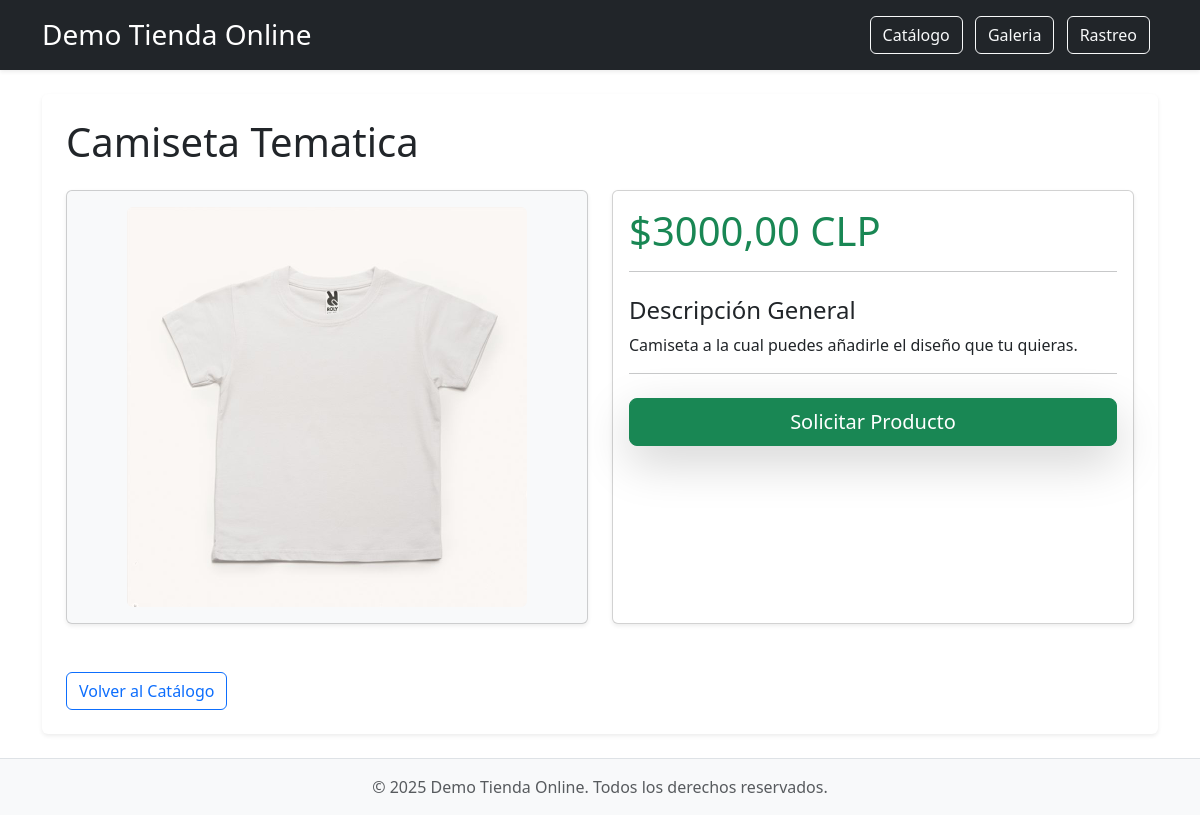
/producto/5/, run on the app's committed database.
### mainApp/models.py (models this page shows, shortened)
class Product(models.Model):
    nombre = models.CharField(max_length=100)
    description = models.TextField()
    category = models.ForeignKey('categoryProduct', on_delete=models.CASCADE)
    precio_base = models.DecimalField(max_digits=10, decimal_places=2)
    imagen1 = models.ImageField(upload_to='imagenes_productos/', blank=True, null=True)
    imagen2 = models.ImageField(upload_to='imagenes_productos/', blank=True, null=True)
    imagen3 = models.ImageField(upload_to='imagenes_productos/', blank=True, null=True)
    destacado = models.BooleanField(default=False)

### mainApp/views.py (the view)
# urls.py: path('producto/<int:pk>/', views.detalle_producto, name='detalle_producto'),
def detalle_producto(request, pk):
    producto = get_object_or_404(Product, pk=pk)
    context = {
        'producto': producto,
        'titulo': f'Detalle: {producto.nombre}',
    }
    return render(request, 'detalle_producto.html', context)

### templates/detalle_producto.html (shortened to what this page needs)
{% extends "base.html" %}
{% load static %}
{% block content %}
    <h1 class="mb-4"> {{ producto.nombre }}</h1>
    <div class="row g-4">
        <div class="col-md-6">
            <div class="card shadow-sm h-100 p-3 bg-light d-flex align-items-center justify-content-center">
                {% if producto.imagen1 %}
                    <img src="{{ producto.imagen1.url }}" class="img-fluid rounded" alt="{{ producto.nombre }}" style="max-height: 400px; object-fit: contain;">
                {% else %}
                    <p class="text-muted">No hay imagen disponible.</p>
                {% endif %}
            </div>
        </div>
        <div class="col-md-6">
            <div class="card shadow-sm h-100">
                <div class="card-body">
                    <h2 class="display-6 text-success mb-3">
                        ${{ producto.precio_base }} CLP
                    </h2>
                    <hr>
                    <h4 class="mt-4 mb-2">Descripción General</h4>
                    <p class="text-break">{{ producto.description|linebreaksbr }}</p>
                    <hr>
                    <div class="d-grid mt-4">
                        <a href="{% url 'solicitar_producto' producto.pk %}" class="btn btn-success btn-lg shadow-lg">
                            Solicitar Producto
                        </a>
                    </div>
                </div>
            </div>
        </div>
    </div>
    <div class="mt-5">
        <a href="{% url 'home' %}" class="btn btn-outline-primary"> Volver al Catálogo</a>
    </div>
{% endblock %}

### data on the page
Product: nombre "Camiseta Tematica", imagen1 (picture), precio_base "3000,00", description "Camiseta a la cual puedes añadirle el diseño que tu quieras."
